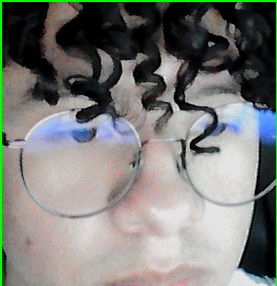
#> input picture vision/data/elix/elix_0000.jpg, 277 x 286 px; its folder holds 4 pictures in this run
$ python train_face_recognizer.py
#> lines starting #> are read from the running program, lines starting #| are printed output that depends on the picture
### vision/face_recognizer.py
import os
import cv2
import numpy as np


class FaceRecognizer:

    def __init__(
        self,
        model_path="vision/models/face_recognizer.yml"
    ):

        self.model_path = model_path

        if not hasattr(cv2, "face"):
            raise RuntimeError(
                "OpenCV contrib no está disponible."
            )

        self.recognizer = (
            cv2.face.LBPHFaceRecognizer_create()
        )

    def train(
        self,
        dataset_dir="vision/data/elix"
    ):

#> called with dataset_dir = 'vision/data/elix'
        images = []
        labels = []

        for filename in os.listdir(
            dataset_dir
        ):

            if not filename.lower().endswith(
                (".jpg", ".jpeg", ".png")
            ):
                continue

            path = os.path.join(
                dataset_dir,
                filename
            )

            image = cv2.imread(
                path,
                cv2.IMREAD_GRAYSCALE
            )
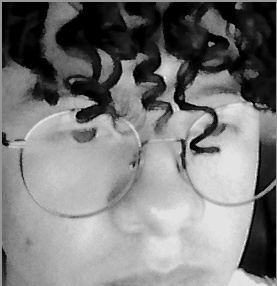
#> image: shape (286, 277); min 0, max 254, mean 123.4

            if image is None:
                continue

            images.append(image)
            labels.append(0)
#> pass 2 of the loop in train, `for filename in os.listdir(`:
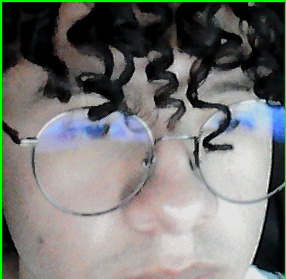
#> input picture vision/data/elix/elix_0001.jpg, 286 x 279 px
#> in train, `image = cv2.imread( path, cv2.IMREAD_GRAYSCALE )`:
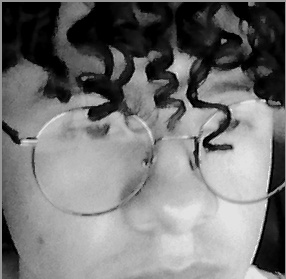
#> image: shape (279, 286); min 0, max 255, mean 117.9
#> pass 3 of the loop in train, `for filename in os.listdir(`:
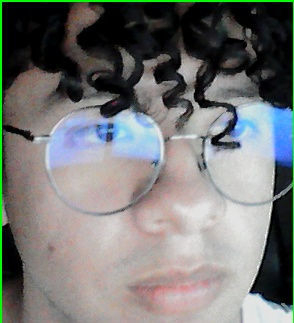
#> input picture vision/data/elix/elix_0002.jpg, 294 x 323 px
#> in train, `image = cv2.imread( path, cv2.IMREAD_GRAYSCALE )`:
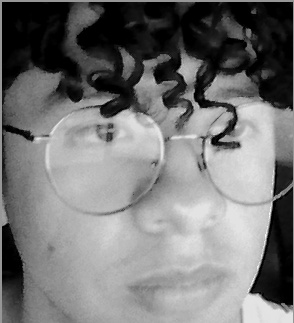
#> image: shape (323, 294); min 0, max 250, mean 118.4
#> the loop made 4 passes; the first 3 are shown

        if not images:
            raise RuntimeError(
                "No se encontraron imágenes "
                "para entrenar."
            )

        labels = np.array(
            labels,
            dtype=np.int32
        )

        self.recognizer.train(
            images,
            labels
        )

        os.makedirs(
            os.path.dirname(
                self.model_path
            ),
            exist_ok=True
        )

        self.recognizer.write(
            self.model_path
        )

        return len(images)

    # [23 lines left out: functions load, predict, not called in this run]

### train_face_recognizer.py
from vision.face_recognizer import FaceRecognizer


recognizer = FaceRecognizer()

print("================================")
print("   ENTRENAMIENTO FACIAL JARVIS")
print("================================")
print()

count = recognizer.train()

print(
    f"Imágenes utilizadas: {count}"
)

print(
    "Modelo guardado correctamente."
)

print(
    "vision/models/face_recognizer.yml"
)
